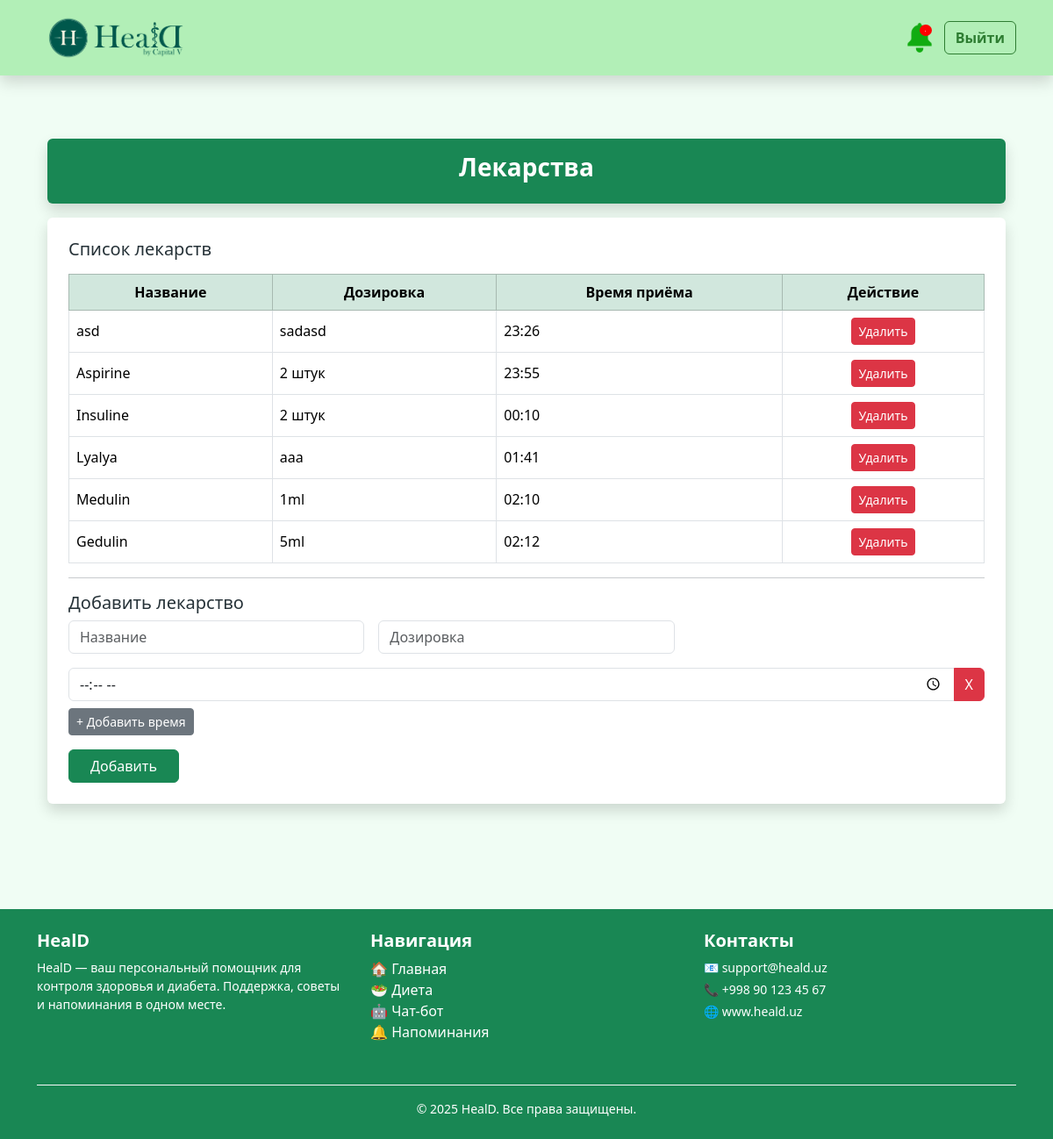
Screenshot of /medicines/ (signed in) with the database file from the repository.
### diary/models.py (models this page shows, shortened)
class Medicine(models.Model):
    user = models.ForeignKey(User, on_delete=models.CASCADE)
    name = models.CharField(max_length=100)
    dose = models.CharField(max_length=100)

class MedicineTime(models.Model):
    medicine = models.ForeignKey(Medicine, on_delete=models.CASCADE, related_name="times")
    time = models.TimeField()  # Har kuni shu vaqtda
    last_sent = models.DateField(blank=True, null=True)  # Qachon yuborilganini saqlaydi

### diary/views.py (the view, shortened to what this page needs)
# urls.py: path("medicines/", views.medicines_view, name="medicines"),
@login_required
def medicines_view(request):
    medicines = Medicine.objects.filter(user=request.user)
    return render(request, "medicines.html", {"medicines": medicines})

### diary/templates/medicines.html (shortened to what this page needs)
{% extends 'base.html' %}
{% block content %}
<div class="container py-4">
  <header class="bg-success text-white p-3 rounded mb-3 shadow">
    <h1 class="h3 fw-bold text-center">Лекарства</h1>
  </header>
  <main class="bg-white p-4 rounded shadow">
    <h5 class="mb-3">Список лекарств</h5>
    <table class="table table-bordered align-middle">
      <thead class="table-success text-center">
        <tr>
          <th>Название</th>
          <th>Дозировка</th>
          <th>Время приёма</th>
          <th>Действие</th>
        </tr>
      </thead>
      <tbody>
        {% for med in medicines %}
        <tr>
          <td>{{ med.name }}</td>
          <td>{{ med.dose }}</td>
          <td>
            {% for t in med.times.all %}
              {{ t.time|time:"H:i" }}{% if not forloop.last %}, {% endif %}
            {% empty %}
              <span class="text-muted">Время не указано</span>
            {% endfor %}
          </td>
          <td class="text-center">
            <a href="{% url 'delete_medicine' med.id %}" class="btn btn-danger btn-sm">Удалить</a>
          </td>
        </tr>
        {% empty %}
        <tr>
          <td colspan="4" class="text-center text-muted py-3">Нет лекарств</td>
        </tr>
        {% endfor %}
      </tbody>
    </table>
    <hr>
    <h5>Добавить лекарство</h5>
    <form method="POST">
      <div class="row g-3">
        <div class="col-md-4">
          <input type="text" name="name" placeholder="Название" class="form-control" required>
        </div>
        <div class="col-md-4">
          <input type="text" name="dose" placeholder="Дозировка" class="form-control" required>
        </div>
      </div>
      <div id="timeInputs" class="mt-3">
        <div class="input-group mb-2">
          <input type="time" name="times[]" class="form-control" required>
          <button type="button" class="btn btn-danger remove-time">X</button>
        </div>
      </div>
      <button type="button" id="addTime" class="btn btn-secondary btn-sm mb-3">+ Добавить время</button>
      <div>
        <button type="submit" class="btn btn-success px-4">Добавить</button>
      </div>
    </form>
  </main>
</div>
{% endblock %}

### diary/templates/base.html (style rules this page uses)
body { background-color: #f0fdf4; color: #263238; }

### rows the page displays
Medicine: name "asd", dose "sadasd"
MedicineTime: time "23:26"
Medicine: name "Aspirine", dose "2 штук"
MedicineTime: time "23:55"
Medicine: name "Insuline", dose "2 штук"
MedicineTime: time "00:10"
Medicine: name "Lyalya", dose "aaa"
MedicineTime: time "01:41"
Medicine: name "Medulin", dose "1ml"
MedicineTime: time "02:10"
Medicine: name "Gedulin", dose "5ml"
MedicineTime: time "02:12"
